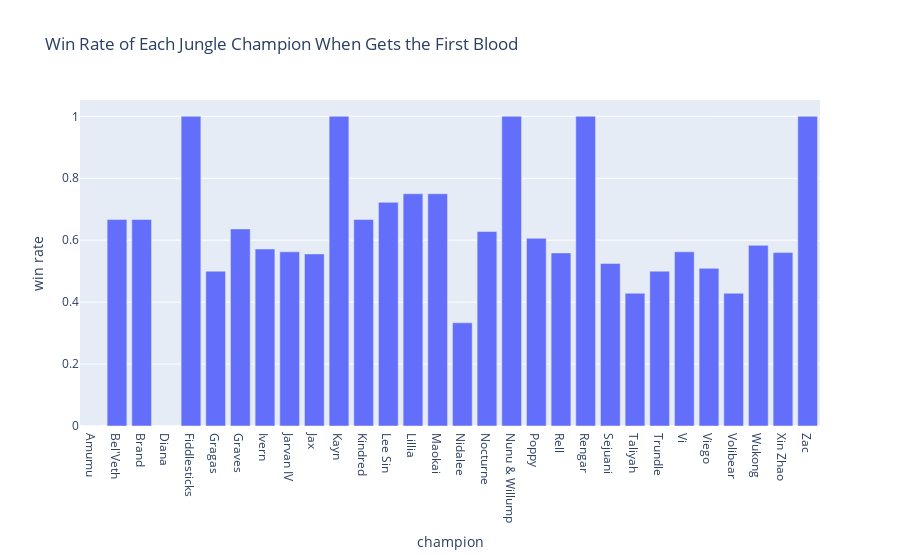

The notebook cell saved with this chart:
### Code cell
df_plot_3 = df_plot_2.copy()
df_plot_3['win rate'] = df_plot_3['result'] / df_plot_3['firstbloodkill']
fig = px.bar(df_plot_3, y = 'win rate', title='Win Rate of Each Jungle Champion When Gets the First Blood')
fig.show()

### Figure 1 — Plotly figure (JSON) as saved in the notebook; plotly's stock layout.template omitted (floating-point values rounded to 4 significant figures)
{"data": [{"alignmentgroup": "True", "hovertemplate": "champion=%{x}<br>win rate=%{y}<extra></extra>", "legendgroup": "", "marker": {"color": "#636efa", "pattern": {"shape": ""}}, "name": "", "offsetgroup": "", "orientation": "v", "showlegend": false, "textposition": "auto", "type": "bar", "x": ["Amumu", "Bel'Veth", "Brand", "Diana", "Fiddlesticks", "Gragas", "Graves", "Ivern", "Jarvan IV", "Jax", "Kayn", "Kindred", "Lee Sin", "Lillia", "Maokai", "Nidalee", "Nocturne", "Nunu & Willump", "Poppy", "Rell", "Rengar", "Sejuani", "Taliyah", "Trundle", "Vi", "Viego", "Volibear", "Wukong", "Xin Zhao", "Zac"], "xaxis": "x", "y": [0, 0.6667, 0.6667, 0, 1, 0.5, 0.6364, 0.5714, 0.5625, 0.5556, 1, 0.6667, 0.7222, 0.75, 0.75, 0.3333, 0.6279, 1, 0.6061, 0.5588, 1, 0.525, 0.4286, 0.5, 0.5625, 0.5091, 0.4286, 0.5833, 0.56, 1], "yaxis": "y"}], "layout": {"barmode": "relative", "legend": {"tracegroupgap": 0}, "title": {"text": "Win Rate of Each Jungle Champion When Gets the First Blood"}, "xaxis": {"anchor": "y", "domain": [0, 1], "title": {"text": "champion"}}, "yaxis": {"anchor": "x", "domain": [0, 1], "title": {"text": "win rate"}}}}
